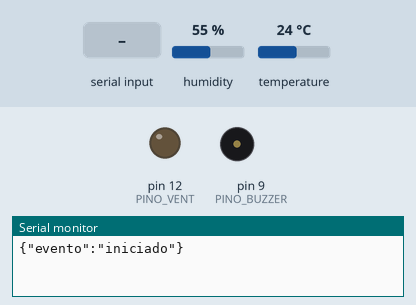
This sketch was run on a simulated Arduino Uno, built with avr-gcc and run on an emulated ATmega328P. Parts: output pins drawn as LEDs (lit = HIGH), buzzer (waves = sounding, pin HIGH), the last lines printed to the serial monitor. The inputs (shaded band) are chosen by the test bench; at power-on: temperature 24 °C, humidity 55 %.

Above: at 1.2 s.
1.3 s: "VENT:1\n" received over Serial
At 1.8 s:
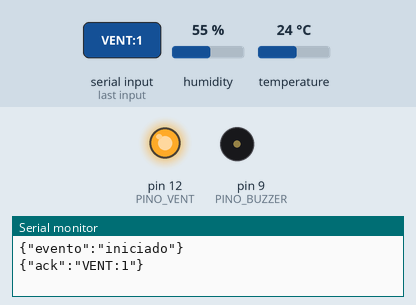
2.8 s: temperature set to 30 °C
12.7 s: temperature set to 33 °C
21.5 s: "VENT:0\n" received over Serial
At 22.12 s:
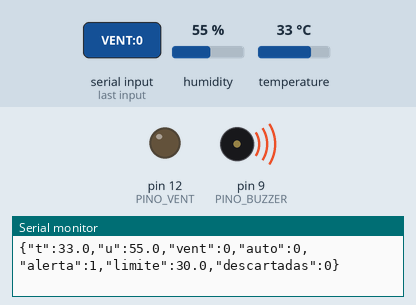
33.0 s: "AUTO\n" received over Serial
At 34.11 s:
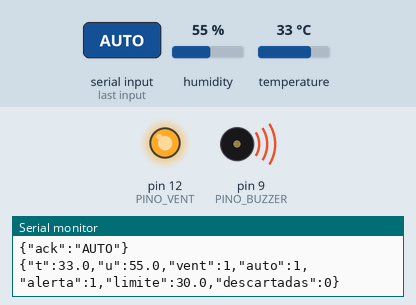
Timing chart, 0 to 37.5 s (numbered marks = the images above; inputs shaded):
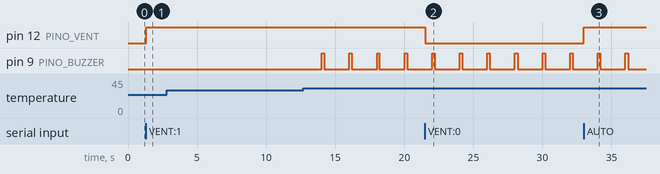

Measured:
- after the input at 1.3 s, pin 12 (PINO_VENT): LOW → HIGH at once
- after the input at 21.5 s, pin 12 (PINO_VENT): HIGH → LOW at once
- after the input at 33.0 s, pin 12 (PINO_VENT): LOW → HIGH at once
- by itself, pin 9 (PINO_BUZZER): alternates HIGH for 0.19 s and LOW for 1.8 s

The sketch:

monitor_sala.ino
```cpp
/*
 * Monitor de Sala de Servidores - Arduino Uno (borda)
 *
 * Lê temperatura/umidade do DHT11, filtra os dados localmente (edge computing)
 * e envia JSON pela serial para o gateway Python, que publica no MQTT.
 * Recebe comandos pela serial (vindos do back-end via MQTT -> gateway).
 *
 * Ligações:
 *   DHT11 DATA -> pino 2   (VCC 5V, GND)
 *   LED "ventilador" -> pino 12 (LED externo + resistor de 220 ohm)
 *   Buzzer ativo -> pino 9
 *
 * Comandos aceitos (uma linha terminada em \n):
 *   VENT:1      liga o ventilador (modo manual)
 *   VENT:0      desliga o ventilador (modo manual)
 *   AUTO        volta ao modo automático (ventilador segue o alerta)
 *   LIMITE:30   define o limite de temperatura (10 a 50 °C)
 *
 * Bibliotecas: "DHT sensor library" (Adafruit) + "Adafruit Unified Sensor"
 */
#include <DHT.h>

#define PINO_DHT    2
#define TIPO_DHT    DHT11
#define PINO_VENT   12
#define PINO_BUZZER 9

const unsigned long INTERVALO_LEITURA   = 2000;   // DHT11 aceita no máximo 1 leitura/s
const unsigned long INTERVALO_MAX_ENVIO = 30000;  // heartbeat: envia mesmo sem variação
const float VARIACAO_MIN_T = 0.5;                 // °C para disparar envio
const float VARIACAO_MIN_U = 2.0;                 // % para disparar envio
const float SALTO_MAXIMO   = 5.0;                 // leitura que foge disso da média é ruído
const float HISTERESE      = 1.0;                 // evita alerta "piscando" no limite
const int   TAM_JANELA     = 5;                   // média móvel de 5 leituras (~10 s)

DHT dht(PINO_DHT, TIPO_DHT);

float janelaT[TAM_JANELA];
float janelaU[TAM_JANELA];
int idx = 0;
int preenchidas = 0;

float mediaT = 0, mediaU = 0;
float ultimaTEnviada = -100, ultimaUEnviada = -100;
unsigned long ultimaLeitura = 0, ultimoEnvio = 0;

float limite = 30.0;
bool modoAuto = true;
bool ventLigado = false;
bool alerta = false;
unsigned long descartadas = 0;

String bufferCmd;

void setup() {
  Serial.begin(9600);
  pinMode(PINO_VENT, OUTPUT);
  pinMode(PINO_BUZZER, OUTPUT);
  dht.begin();
  bufferCmd.reserve(32);
  Serial.println(F("{\"evento\":\"iniciado\"}"));
}

void loop() {
  lerComandos();

  if (millis() - ultimaLeitura >= INTERVALO_LEITURA) {
    ultimaLeitura = millis();
    processarLeitura();
  }

  // Alarme local: funciona mesmo se a nuvem cair (bipe de 200 ms a cada 2 s)
  digitalWrite(PINO_BUZZER, alerta && (millis() % 2000 < 200));
}

// ---------- Processamento na borda ----------

float media(float *v, int n) {
  float soma = 0;
  for (int i = 0; i < n; i++) soma += v[i];
  return soma / n;
}

void processarLeitura() {
  float t = dht.readTemperature();
  float u = dht.readHumidity();

  // 1) Descarta leituras inválidas ou fora da faixa do DHT11 (0-50 °C, 20-90 %)
  if (isnan(t) || isnan(u) || t < 0 || t > 50 || u < 20 || u > 90) {
    descartadas++;
    return;
  }

  // 2) Descarta picos de ruído (salto grande em relação à média atual)
  if (preenchidas == TAM_JANELA && abs(t - mediaT) > SALTO_MAXIMO) {
    descartadas++;
    return;
  }

  // 3) Média móvel
  janelaT[idx] = t;
  janelaU[idx] = u;
  idx = (idx + 1) % TAM_JANELA;
  if (preenchidas < TAM_JANELA) preenchidas++;
  if (preenchidas < TAM_JANELA) return;  // espera a janela encher

  mediaT = media(janelaT, TAM_JANELA);
  mediaU = media(janelaU, TAM_JANELA);

  // 4) Decisão local de alerta com histerese
  bool alertaAnterior = alerta;
  if (!alerta && mediaT >= limite) alerta = true;
  else if (alerta && mediaT < limite - HISTERESE) alerta = false;

  if (modoAuto) ventLigado = alerta;
  digitalWrite(PINO_VENT, ventLigado);

  // 5) Envio só quando vale a pena (economiza banda e armazenamento)
  bool variouT = abs(mediaT - ultimaTEnviada) >= VARIACAO_MIN_T;
  bool variouU = abs(mediaU - ultimaUEnviada) >= VARIACAO_MIN_U;
  bool heartbeat = millis() - ultimoEnvio >= INTERVALO_MAX_ENVIO;

  if (variouT || variouU || heartbeat || alerta != alertaAnterior) {
    enviarEstado();
  }
}

void enviarEstado() {
  if (preenchidas < TAM_JANELA) return;  // ainda sem média válida

  Serial.print(F("{\"t\":"));         Serial.print(mediaT, 1);
  Serial.print(F(",\"u\":"));         Serial.print(mediaU, 1);
  Serial.print(F(",\"vent\":"));      Serial.print(ventLigado ? 1 : 0);
  Serial.print(F(",\"auto\":"));      Serial.print(modoAuto ? 1 : 0);
  Serial.print(F(",\"alerta\":"));    Serial.print(alerta ? 1 : 0);
  Serial.print(F(",\"limite\":"));    Serial.print(limite, 1);
  Serial.print(F(",\"descartadas\":")); Serial.print(descartadas);
  Serial.println(F("}"));

  ultimaTEnviada = mediaT;
  ultimaUEnviada = mediaU;
  ultimoEnvio = millis();
}

// ---------- Comandos vindos da nuvem ----------

void lerComandos() {
  while (Serial.available()) {
    char c = Serial.read();
    if (c == '\n') {
      executarComando(bufferCmd);
      bufferCmd = "";
    } else if (c != '\r' && bufferCmd.length() < 31) {
      bufferCmd += c;
    }
  }
}

void executarComando(String cmd) {
  cmd.trim();
  cmd.toUpperCase();

  if (cmd == "VENT:1") {
    modoAuto = false;
    ventLigado = true;
  } else if (cmd == "VENT:0") {
    modoAuto = false;
    ventLigado = false;
  } else if (cmd == "AUTO") {
    modoAuto = true;
    ventLigado = alerta;
  } else if (cmd.startsWith("LIMITE:")) {
    float novo = cmd.substring(7).toFloat();
    if (novo < 10 || novo > 50) {
      Serial.println(F("{\"erro\":\"limite fora da faixa\"}"));
      return;
    }
    limite = novo;
  } else {
    Serial.println(F("{\"erro\":\"comando desconhecido\"}"));
    return;
  }

  digitalWrite(PINO_VENT, ventLigado);
  Serial.print(F("{\"ack\":\""));
  Serial.print(cmd);
  Serial.println(F("\"}"));
  enviarEstado();  // confirma o novo estado para o back-end
}
```
